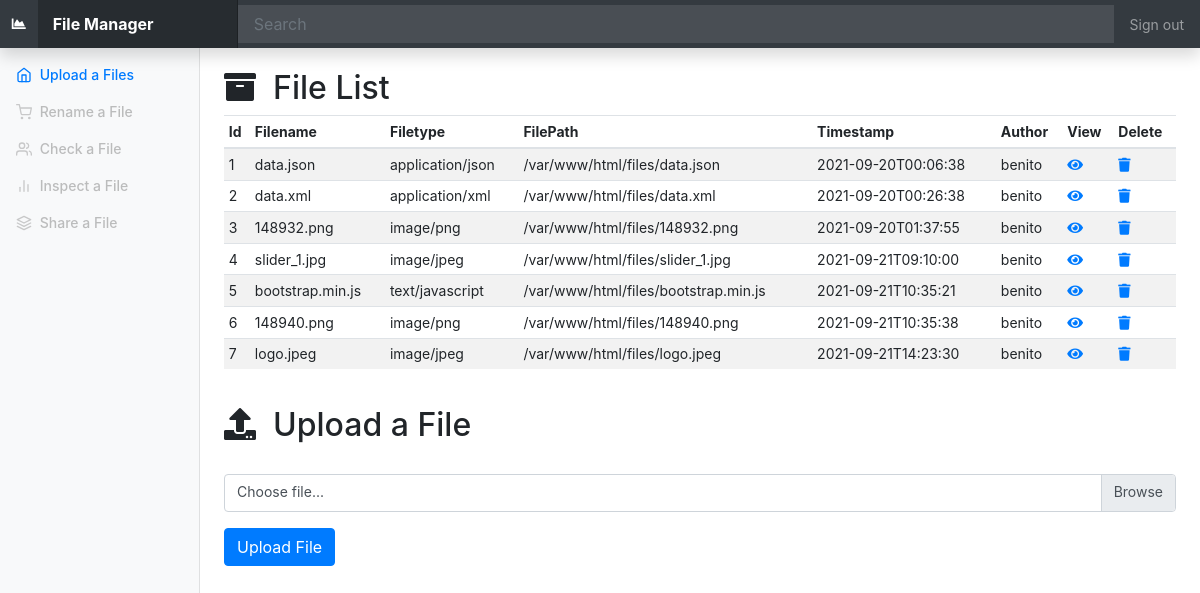
The app's page /fmanager/admin.php (signed in) with its own data.
### tables this page shows
CREATE TABLE IF NOT EXISTS `files`(
    `id` INT AUTO_INCREMENT,
    `name` VARCHAR(255) NOT NULL,
    `type` VARCHAR(50) NOT NULL,
    `path` VARCHAR(255) NOT NULL,
    `timestamp` VARCHAR(50) NOT NULL,
    `author` VARCHAR(255) NOT NULL,
    PRIMARY KEY (id)
);

### fmanager/admin.php (the view, shortened to what this page needs)
<?php
  require_once "config/db.php";
?>
<!doctype html>
<html lang="en">
  <head>
    <link href="./css/bootstrap.min.css" rel="stylesheet">
    <link href="./css/dashboard.css" rel="stylesheet">
    <link rel="stylesheet" href="https://use.fontawesome.com/releases/v5.3.1/css/all.css">
  </head>
  <body>
    <nav class="navbar navbar-dark fixed-top bg-dark flex-md-nowrap p-0 shadow">
        <i class="fas fa-chart-area" style="color:white"></i>
        <a class="navbar-brand col-sm-3 col-md-2 mr-0" href="/"><b>File Manager</b></a>
      <input class="form-control form-control-dark w-100" type="text" placeholder="Search" aria-label="Search">
      <ul class="navbar-nav px-3">
        <li class="nav-item text-nowrap">
          <a class="nav-link" href="exit.php">Sign out</a>
        </li>
      </ul>
    </nav>
    <div class="container-fluid">
      <div class="row">
        <nav class="col-md-2 d-none d-md-block bg-light sidebar">
          <div class="sidebar-sticky">
            <ul class="nav flex-column">
              <li class="nav-item">
                <a class="nav-link active" href="#">
                  <span data-feather="home"></span>
                  Upload a Files <span class="sr-only"></span>
                </a>
              </li>
              <li class="nav-item">
                <a class="nav-link" style="color:gray;opacity: 0.5;" href="#">
                  <span data-feather="shopping-cart"></span>
                  Rename a File
                </a>
              </li>
              <li class="nav-item">
                <a class="nav-link" style="color:gray;opacity: 0.5;" href="#">
                  <span data-feather="users"></span>
                  Check a File
                </a>
              </li>
              <li class="nav-item">
                <a class="nav-link" style="color:gray;opacity: 0.5;" href="#">
                  <span data-feather="bar-chart-2"></span>
                  Inspect a File
                </a>
              </li>
              <li class="nav-item">
                <a class="nav-link" style="color:gray;opacity: 0.5;" href="#">
                  <span data-feather="layers"></span>
                  Share a File
                </a>
              </li>
            </ul>
          </div>
        </nav>
        <main role="main" class="col-md-9 ml-sm-auto col-lg-10 px-4">
          <br>
          <h2><i class="fas fa-archive"></i>&nbsp;&nbsp;File List</h2>
          <div class="table-responsive">
            <table class="table table-striped table-sm">
              <thead>
                <tr>
                  <th>Id</th>
                  <th>Filename</th>
                  <th>Filetype</th>
                  <th>FilePath</th>
                  <th>Timestamp</th>
                  <th>Author</th>
                  <th>View</th>
                  <th>Delete</th>
                </tr>
              </thead>
              <tbody>
              <?php
                $query = "SELECT * FROM files";
                $run_query = mysqli_query($mysqli, $query);
                while ($row = mysqli_fetch_assoc($run_query)) {
                  $file_id = $row['id'];
                  $file_name = $row['name'];
                  $file_type = $row['type'];
                  $file_path = $row['path'];
                  $file_timestamp = $row['timestamp'];
                  $file_author = $row['author'];
                  echo "
                  <tr>
                    <td>$file_id</td>
                    <td>$file_name</td>
                    <td>$file_type</td>
                    <td>$file_path</td>
                    <td>$file_timestamp</td>
                    <td>$file_author</td>
                    <td><a href='/files/$file_name' target='_blank'><i class='fas fa-eye'></i></a></td>
                    <td><a href='#' ><i class='fas fa-trash'></i></a></td>
                  </tr>";
                }
                ?>
              </tbody>
            </table>
          </div>
          <br>
          <h2><i class="fas fa-upload"></i>&nbsp;&nbsp;Upload a File</h2>
          <br>
          <form id="upload-form-id" enctype="multipart/form-data" action="admin.php" method="POST">
            <div class="custom-file mb-3">
              <label class="custom-file-label" for="validatedCustomFile">Choose file...</label>
            </div>
            <button type="submit" class="btn btn-primary mb-3">Upload File</button>
          </form>
        </main>
      </div>
    </div>
  </body>
</html>

### fmanager/css/dashboard.css (style rules this page uses)
body { font-size: .875rem; }
.feather { width: 16px; height: 16px; vertical-align: text-bottom; }
.sidebar { position: fixed; top: 0; bottom: 0; left: 0; z-index: 100; padding: 48px 0 0; box-shadow: inset -1px 0 0 rgba(0, 0, 0, .1); }
.sidebar-sticky { position: relative; top: 0; height: calc(100vh - 48px); padding-top: .5rem; overflow-x: hidden; overflow-y: auto; }
.sidebar .nav-link { font-weight: 500; color: #333; }
.sidebar .nav-link .feather { margin-right: 4px; color: #999; }
.sidebar .nav-link.active { color: #007bff; }
.sidebar .nav-link:hover .feather, .sidebar .nav-link.active .feather { color: inherit; }
[role="main"] { padding-top: 48px; }
.navbar-brand { padding-top: .75rem; padding-bottom: .75rem; font-size: 1rem; background-color: rgba(0, 0, 0, .25); box-shadow: inset -1px 0 0 rgba(0, 0, 0, .25); }
.navbar .form-control { padding: .75rem 1rem; border-width: 0; border-radius: 0; }
.form-control-dark { color: #fff; background-color: rgba(255, 255, 255, .1); border-color: rgba(255, 255, 255, .1); }

### records on screen
files: id "1", name "data.json", type "application/json", path "/var/www/html/files/data.json", timestamp "2021-09-20T00:06:38", author "benito"
files: id "2", name "data.xml", type "application/xml", path "/var/www/html/files/data.xml", timestamp "2021-09-20T00:26:38", author "benito"
files: id "3", name "148932.png", type "image/png", path "/var/www/html/files/148932.png", timestamp "2021-09-20T01:37:55", author "benito"
files: id "4", name "slider_1.jpg", type "image/jpeg", path "/var/www/html/files/slider_1.jpg", timestamp "2021-09-21T09:10:00", author "benito"
files: id "5", name "bootstrap.min.js", type "text/javascript", path "/var/www/html/files/bootstrap.min.js", timestamp "2021-09-21T10:35:21", author "benito"
files: id "6", name "148940.png", type "image/png", path "/var/www/html/files/148940.png", timestamp "2021-09-21T10:35:38", author "benito"
files: id "7", name "logo.jpeg", type "image/jpeg", path "/var/www/html/files/logo.jpeg", timestamp "2021-09-21T14:23:30", author "benito"
